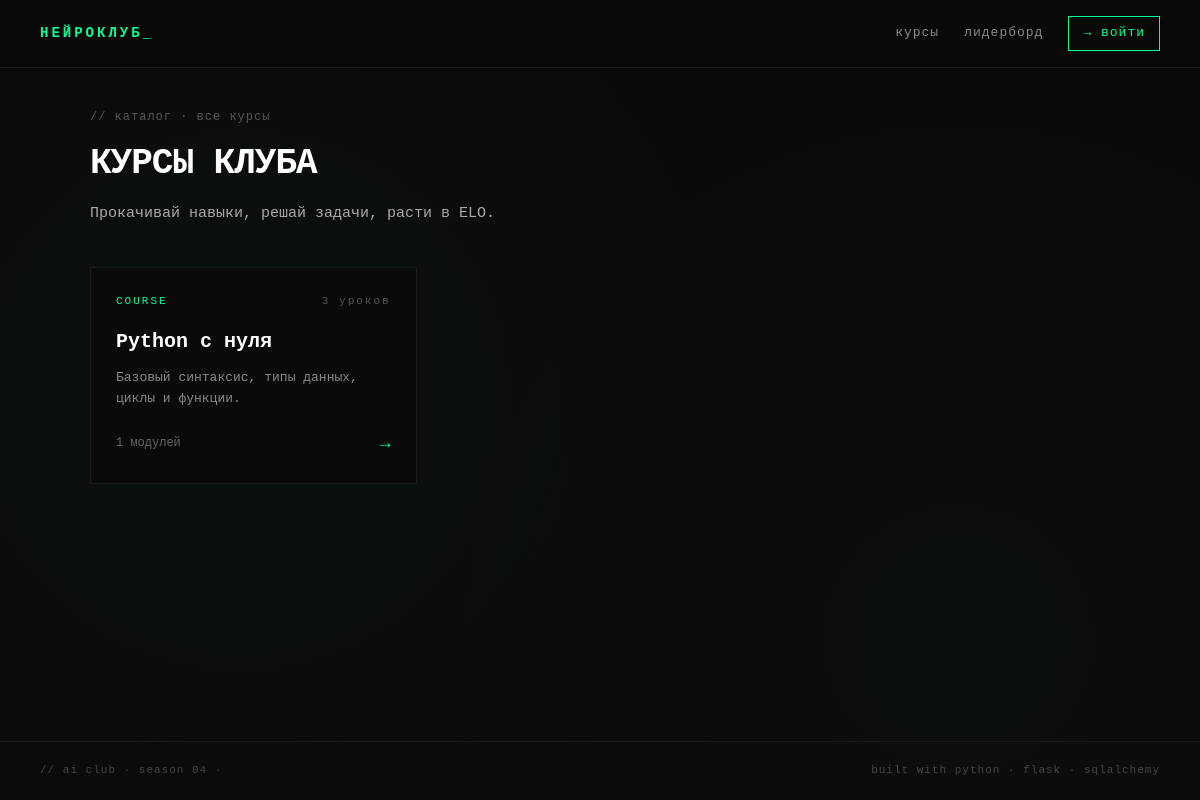
The app's page /courses, older data.
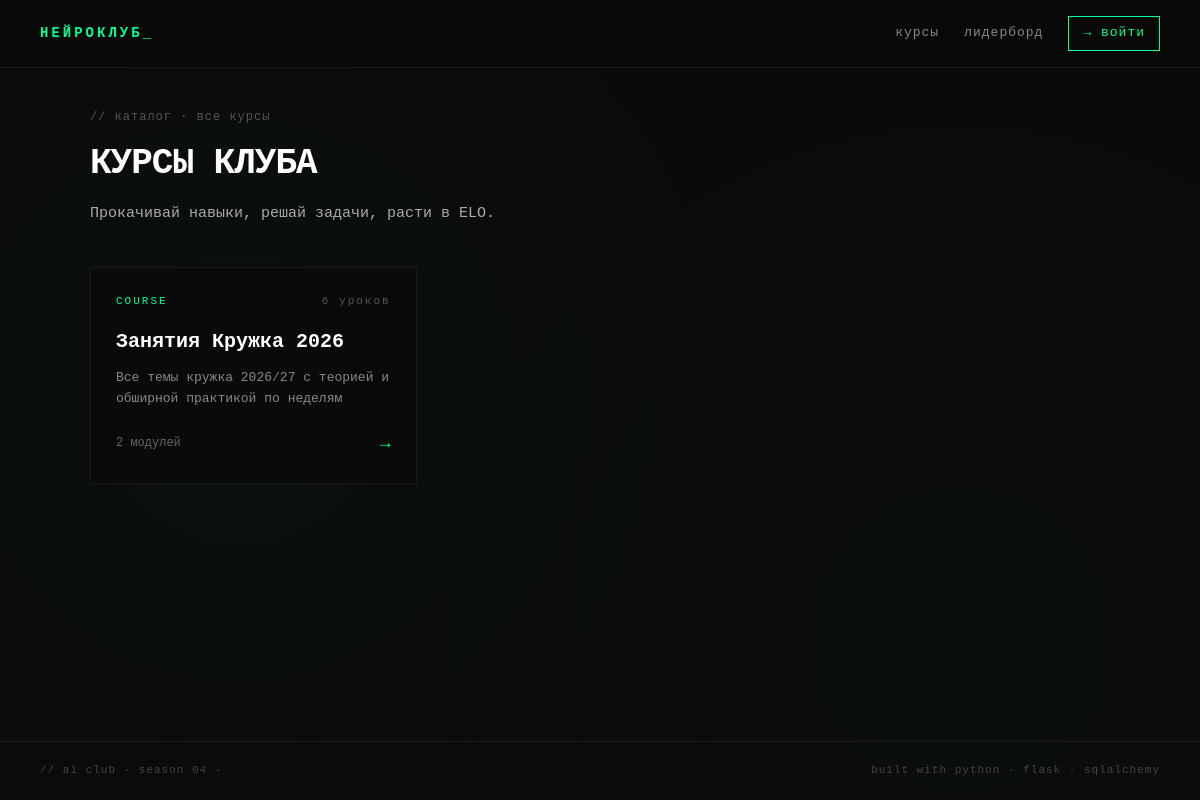
The same page, newer data.
### models.py (models this page shows)
class Lesson(Base):
    __tablename__ = "lessons"
    id = Column(Integer, primary_key=True)
    module_id = Column(Integer, ForeignKey("modules.id"), nullable=False)
    title = Column(String(200), nullable=False)
    type = Column(String(20), nullable=False)  # 'markdown' | 'jupyter' | 'ai_trainer'
    content = Column(Text)  # markdown текст / JSON с настройками
    order = Column(Integer, default=0)
    module = relationship("Module", back_populates="lessons")

class Course(Base):
    __tablename__ = "courses"
    id = Column(Integer, primary_key=True)
    title = Column(String(200), nullable=False)
    description = Column(Text)
    author_id = Column(Integer, ForeignKey("users.id"))
    created_at = Column(DateTime, default=datetime.utcnow)
    author = relationship("User", back_populates="courses")
    modules = relationship("Module", back_populates="course", cascade="all, delete-orphan")

### app.py (the view)
@app.route("/courses")
def courses():
    db = SessionLocal()
    all_courses = db.query(Course).options(
        joinedload(Course.modules).joinedload(Module.lessons)
    ).all()
    courses_data = []
    for c in all_courses:
        lessons_count = sum(len(m.lessons) for m in c.modules)
        courses_data.append({
            "id": c.id,
            "title": c.title,
            "description": c.description,
            "modules_count": len(c.modules),
            "lessons_count": lessons_count
        })
    db.close()
    return render_template("courses.html", user=current_user(), courses=courses_data)

### app.py (called while the page is built)
def current_user():
    if "user_id" not in session:
        return None
    db = SessionLocal()
    u = db.query(User).filter(User.id == session["user_id"]).first()
    db.close()
    return u

### templates/courses.html (shortened to what this page needs)
{% extends "base.html" %}
{% block content %}
<div class="page-header">
    <div class="crumb">// каталог · все курсы</div>
    <h1>КУРСЫ КЛУБА</h1>
    <p class="desc">Прокачивай навыки, решай задачи, расти в ELO.</p>
</div>
<div class="courses-grid">
    {% for item in courses %}
    <a href="/course/{{ item.id }}" class="course-card">
        <div class="card-top">
            <span class="card-type">COURSE</span>
            <span class="card-count">{{ item.lessons_count }} уроков</span>
        </div>
        <h2>{{ item.title }}</h2>
        <p>{{ item.description or '—' }}</p>
        <div class="card-bottom">
            <span class="card-modules">{{ item.modules_count }} модулей</span>
            <span class="card-arrow">→</span>
        </div>
    </a>
    {% else %}
    <div class="empty">Пока нет курсов. Скоро добавим.</div>
    {% endfor %}
</div>
{% endblock %}

Row changes from the older to the newer data that the page shows:
no longer on this page (row edited): Lesson: lessons_count "3", title "Python с нуля", description "Базовый синтаксис, типы данных, циклы и функции.", modules_count "1"
now on this page (row edited): Lesson: lessons_count "6", title "Занятия Кружка 2026", description "Все темы кружка 2026/27 с теорией и обширной практикой по неделям", modules_count "2"
